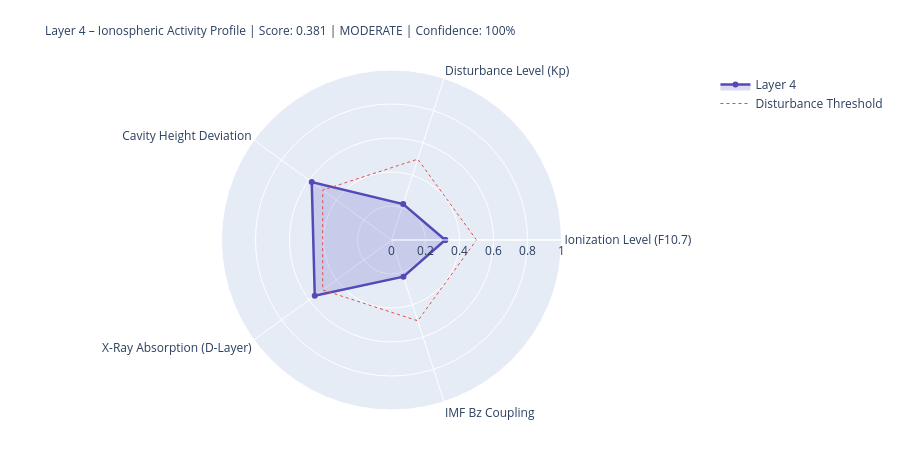

The cell this chart's notebook holds for it:
### Markdown cell above
---
## 4. State Assessment & Handoff to Layer 5

### Code cell
# ============================================================
# LAYER-4-SCORE
# ============================================================

COMPONENTS = {
    'Ionization Level (F10.7)':    {'score': ioniz,       'source': 'primary' if f107_now else 'from_layer0', 'dynamic': True},
    'Disturbance Level (Kp)':          {'score': disturb,     'source': 'primary' if kp_now   else 'from_layer0', 'dynamic': True},
    'Cavity Height Deviation':    {'score': h_dev,       'source': 'derived',                                'dynamic': True},
    'X-Ray Absorption (D-Layer)':{'score': xray_ioniz,  'source': 'primary' if xray_now else 'missing',     'dynamic': True},
    'IMF Bz Coupling':             {'score': bz_coupling, 'source': 'primary' if bz_now   else 'from_layer0', 'dynamic': True},
}

available    = {k: v['score'] for k, v in COMPONENTS.items() if v['score'] is not None}
unavailable  = [k for k, v in COMPONENTS.items() if v['score'] is None]
layer4_score = round(sum(available.values()) / len(available), 4) if available else None
confidence   = round(len(available) / len(COMPONENTS), 2)
level = ('unknown' if layer4_score is None
         else 'quiet'   if layer4_score < 0.3
         else 'moderate' if layer4_score < 0.6
         else 'active')
dominant_l4 = max(available, key=available.get) if available else 'none'

# Resonance delta for Schumann SR-1
sr1_ref = schumann_freq(1, 80.0)
sr1_now = schumann_freq(1, h_eff)
sr1_delta_mhz = (sr1_now - sr1_ref) * 1000

# Propagation conditions
prop_cond = ('disturbed'   if kp_val > 4
             else 'unsettled' if kp_val > 2
             else 'normal')
if xray_class in ['X', 'M']:
    prop_cond = 'Radio-Blackout moeglich'

W = 68
print('=' * W)
print('LAYER 4 – IONOSPHERE – STATE ASSESSMENT')
print('=' * W)
for name, comp in COMPONENTS.items():
    s = comp['score']
    if s is not None:
        bar = '█' * int(s * 20) + '░' * (20 - int(s * 20))
        print(f'  {name:<36} {bar}  {s:.3f}  [{comp["source"]}]')
    else:
        print(f'  {name:<36} {"─" * 20}  n/a   [missing]')
print('-' * W)
print(f'  Score:          {layer4_score:.3f}  ({len(available)}/{len(COMPONENTS)} components)')
print(f'  Confidence:     {confidence:.0%}')
print(f'  Level:          {level.upper()}')
print(f'  Dominant:       {dominant_l4}')
print(f'  Cavity height:  {h_eff:.1f} km  (Ref: 80.0 km)')
print(f'  SR-1:           {sr1_now:.3f} Hz  (Δ {sr1_delta_mhz:+.1f} mHz vs. ref)')
print(f'  Propagation:    {prop_cond}')
print(f'  X-Ray:          {xray_class}-class  ({xray_now:.2e} W/m²)' if xray_now else '  X-Ray:          n/a')
print('=' * W)

# Radar
cats   = list(available.keys())
vals_r = list(available.values())
if len(cats) >= 3:
    fig = go.Figure()
    fig.add_trace(go.Scatterpolar(
        r=vals_r + [vals_r[0]], theta=cats + [cats[0]],
        fill='toself', fillcolor='rgba(83,74,183,0.20)',
        line=dict(color='#534AB7', width=2.5), name='Layer 4'
    ))
    fig.add_trace(go.Scatterpolar(
        r=[0.5] * (len(cats)+1), theta=cats + [cats[0]],
        line=dict(color='#E24B4A', dash='dot', width=1),
        mode='lines', name='Disturbance Threshold'
    ))
    fig.update_layout(
        title=dict(
            text=f'Layer 4 – Ionospheric Activity Profile | Score: {layer4_score:.3f} | {level.upper()} | Confidence: {confidence:.0%}',
            font=dict(size=12)
        ),
        polar=dict(radialaxis=dict(visible=True, range=[0, 1])),
        height=450, showlegend=True,
        margin=dict(l=80, r=80, t=70, b=40)
    )
    fig.show()

### Figure 1 — Plotly figure (JSON) as saved in the notebook; plotly's stock layout.template omitted (floating-point values rounded to 4 significant figures)
{"data": [{"fill": "toself", "fillcolor": "rgba(83,74,183,0.20)", "line": {"color": "#534AB7", "width": 2.5}, "name": "Layer 4", "r": [0.316, 0.222, 0.58, 0.558, 0.227, 0.316], "theta": ["Ionization Level (F10.7)", "Disturbance Level (Kp)", "Cavity Height Deviation", "X-Ray Absorption (D-Layer)", "IMF Bz Coupling", "Ionization Level (F10.7)"], "type": "scatterpolar"}, {"line": {"color": "#E24B4A", "dash": "dot", "width": 1}, "mode": "lines", "name": "Disturbance Threshold", "r": [0.5, 0.5, 0.5, 0.5, 0.5, 0.5], "theta": ["Ionization Level (F10.7)", "Disturbance Level (Kp)", "Cavity Height Deviation", "X-Ray Absorption (D-Layer)", "IMF Bz Coupling", "Ionization Level (F10.7)"], "type": "scatterpolar"}], "layout": {"height": 450, "margin": {"b": 40, "l": 80, "r": 80, "t": 70}, "polar": {"radialaxis": {"range": [0, 1], "visible": true}}, "showlegend": true, "title": {"font": {"size": 12}, "text": "Layer 4 – Ionospheric Activity Profile | Score: 0.381 | MODERATE | Confidence: 100%"}}}
